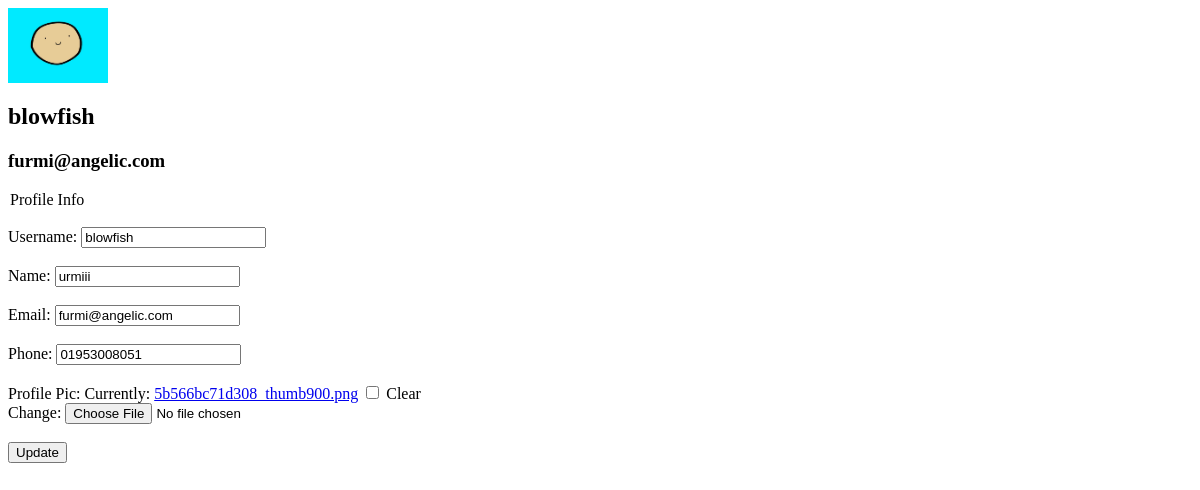
Before: /profile/ (signed in) with the older database file.
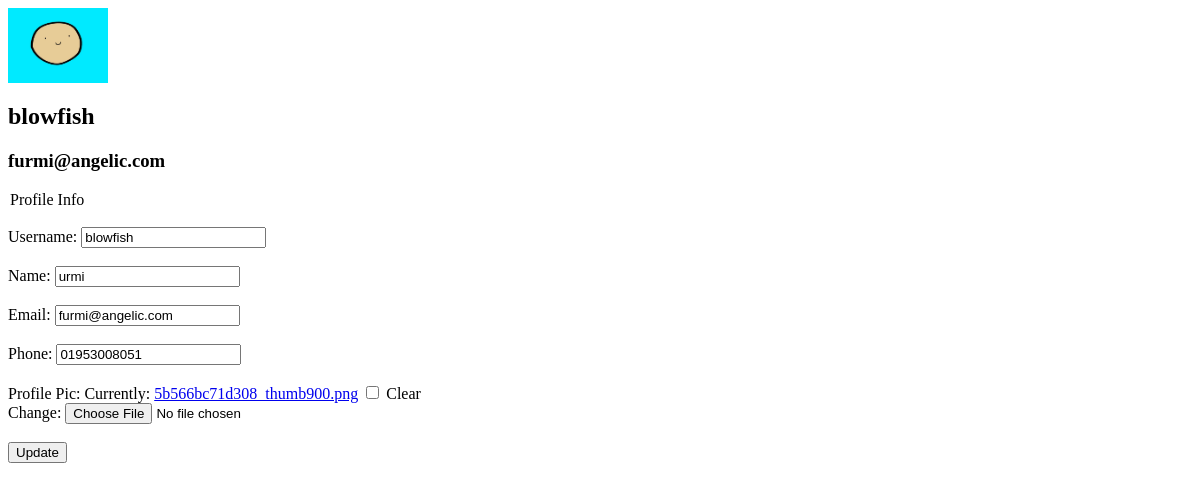
After: the same page with the newer database file.
### app1/models.py (models this page shows, shortened)
class Customer(models.Model):
	user = models.OneToOneField(User, related_name='profile', on_delete=models.CASCADE)
	name = models.CharField(max_length=200, null=True)
	phone = models.CharField(max_length=200, null=True)
	email = models.CharField(max_length=200, null=True)
	profile_pic = models.ImageField(default="unnamed.png", null=True, blank=True)
	date_created = models.DateTimeField(auto_now_add=True, null=True)

### app1/views.py (the view)
# urls.py: path('profile/', views.profile, name='profile'),
@login_required
def profile(request):
    if request.method == 'POST':
        u_form = UserUpdateForm(request.POST, instance=request.user)
        p_form = ProfileUpdateForm(request.POST, request.FILES, instance=request.user.profile)
        if u_form.is_valid() and p_form.is_valid():
            u_form.save()
            p_form.save()
            return redirect('about')
    else:
        u_form = UserUpdateForm(instance=request.user)
        p_form = ProfileUpdateForm(instance=request.user.profile)
    context = {
        'u_form': u_form,
        'p_form': p_form,
    }
    return render(request, 'app1/profile.html', context)

### app1/forms.py
class UserUpdateForm(forms.ModelForm):
    email = forms.EmailField()
    class Meta:
        model = User
        fields = ['username', 'email']

class ProfileUpdateForm(forms.ModelForm):
    class Meta:
        model = Customer
        fields = ['profile_pic','phone','name']

### app1/templates/app1/profile.html (shortened to what this page needs)
<img src="{{ user.profile.profile_pic.url }}" width="100px">
          <h2>{{ user.username }}</h2>
          <h3>{{ user.email }}</h3>
      <form method="POST" enctype="multipart/form-data">
              <legend>Profile Info</legend><br>
              Username: {{ u_form.username }} <br><br>
              Name: {{ p_form.name }} <br><br>
              Email: {{ u_form.email }} <br><br>
              Phone: {{ p_form.phone }} <br><br>
              Profile Pic: {{ p_form.profile_pic }} <br><br>
              <button type="submit">Update</button>
      </form>

Changed rows visible on the page:
changed Customer: name "urmiii" → "urmi"
